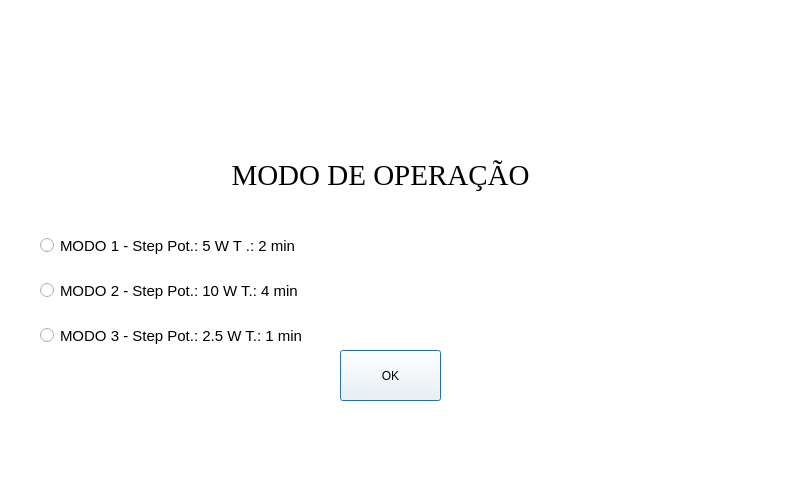
<?xml version="1.0" encoding="UTF-8"?>
<ui version="4.0">
 <class>fifDialog</class>
 <widget class="QDialog" name="fifDialog">
  <property name="geometry">
   <rect>
    <x>0</x>
    <y>0</y>
    <width>800</width>
    <height>480</height>
   </rect>
  </property>
  <property name="font">
   <font>
    <family>Times New Roman</family>
    <pointsize>22</pointsize>
    <weight>75</weight>
    <italic>false</italic>
    <bold>true</bold>
   </font>
  </property>
  <property name="focusPolicy">
   <enum>Qt::NoFocus</enum>
  </property>
  <property name="windowTitle">
   <string>Dialog</string>
  </property>
  <property name="styleSheet">
   <string notr="true">background-color: rgb(255, 255, 255);</string>
  </property>
  <widget class="QLabel" name="label_2">
   <property name="geometry">
    <rect>
     <x>230</x>
     <y>140</y>
     <width>301</width>
     <height>71</height>
    </rect>
   </property>
   <property name="font">
    <font>
     <family>Times New Roman</family>
     <pointsize>22</pointsize>
     <weight>50</weight>
     <italic>false</italic>
     <bold>false</bold>
    </font>
   </property>
   <property name="styleSheet">
    <string notr="true">font: 22pt &quot;Times New Roman&quot;;</string>
   </property>
   <property name="text">
    <string>MODO DE OPERAÇÃO</string>
   </property>
   <property name="textFormat">
    <enum>Qt::PlainText</enum>
   </property>
   <property name="alignment">
    <set>Qt::AlignCenter</set>
   </property>
  </widget>
  <widget class="QLabel" name="label">
   <property name="geometry">
    <rect>
     <x>20</x>
     <y>0</y>
     <width>721</width>
     <height>111</height>
    </rect>
   </property>
   <property name="text">
    <string/>
   </property>
  </widget>
  <widget class="QPushButton" name="pushButton">
   <property name="geometry">
    <rect>
     <x>340</x>
     <y>350</y>
     <width>101</width>
     <height>51</height>
    </rect>
   </property>
   <property name="font">
    <font>
     <pointsize>9</pointsize>
    </font>
   </property>
   <property name="text">
    <string>OK</string>
   </property>
  </widget>
  <widget class="QRadioButton" name="radioButton">
   <property name="geometry">
    <rect>
     <x>40</x>
     <y>220</y>
     <width>351</width>
     <height>51</height>
    </rect>
   </property>
   <property name="font">
    <font>
     <pointsize>11</pointsize>
    </font>
   </property>
   <property name="text">
    <string>MODO 1 - Step Pot.: 5 W T .: 2 min</string>
   </property>
  </widget>
  <widget class="QRadioButton" name="radioButton_2">
   <property name="geometry">
    <rect>
     <x>40</x>
     <y>270</y>
     <width>291</width>
     <height>41</height>
    </rect>
   </property>
   <property name="font">
    <font>
     <pointsize>11</pointsize>
    </font>
   </property>
   <property name="text">
    <string>MODO 2 - Step Pot.: 10 W T.: 4 min</string>
   </property>
  </widget>
  <widget class="QRadioButton" name="radioButton_3">
   <property name="geometry">
    <rect>
     <x>40</x>
     <y>320</y>
     <width>291</width>
     <height>31</height>
    </rect>
   </property>
   <property name="font">
    <font>
     <pointsize>11</pointsize>
    </font>
   </property>
   <property name="text">
    <string>MODO 3 - Step Pot.: 2.5 W T.: 1 min</string>
   </property>
  </widget>
 </widget>
 <resources/>
 <connections>
  <connection>
   <sender>pushButton</sender>
   <signal>clicked()</signal>
   <receiver>fifDialog</receiver>
   <slot>close()</slot>
   <hints>
    <hint type="sourcelabel">
     <x>368</x>
     <y>401</y>
    </hint>
    <hint type="destinationlabel">
     <x>495</x>
     <y>419</y>
    </hint>
   </hints>
  </connection>
 </connections>
</ui>
